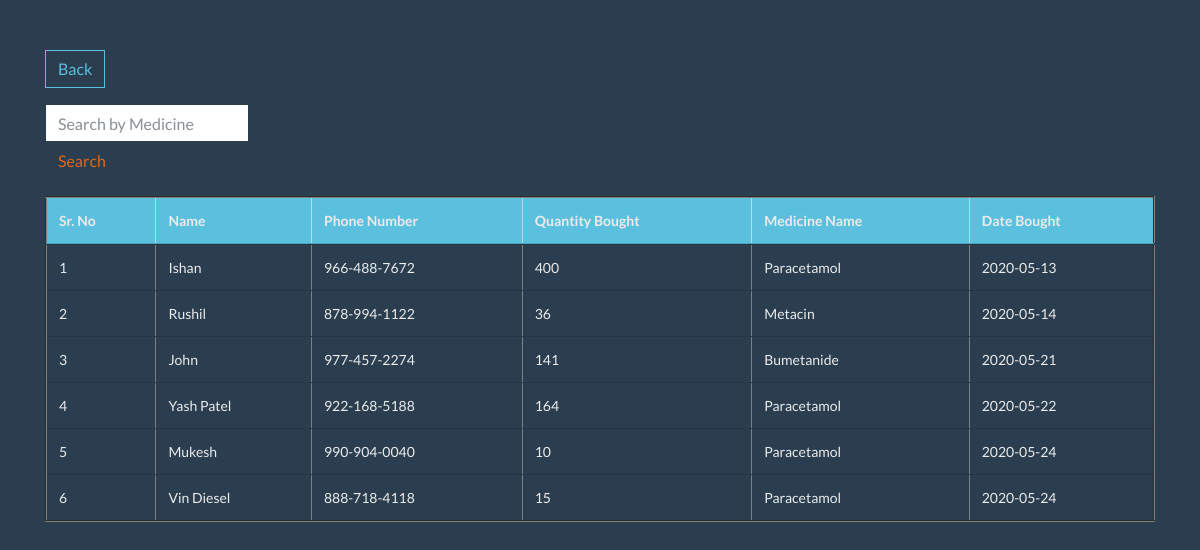
/customer.php (signed in), run on the app's committed database.
### tables this page shows
CREATE TABLE `customer` (
  `customer_id` int(11) NOT NULL,
  `p_name` varchar(128) DEFAULT NULL,
  `p_phone_no` varchar(128) DEFAULT NULL,
  `p_quantity` int(11) DEFAULT NULL,
  `p_med_name` varchar(128) DEFAULT NULL,
  `p_date` date DEFAULT NULL
);

### customer.php (the view, shortened to what this page needs)
<?php
require_once "pdo.php";
if (isset($_SESSION['searchtext'])) {
    $searchtext = $_SESSION['searchtext'];
    $stmt = $pdo->query("SELECT * FROM customer WHERE
    p_med_name LIKE '%$searchtext%'
    ");
    $rows = $stmt->fetchAll(PDO::FETCH_ASSOC);
    unset($_SESSION['searchtext']);
} else {
    $stmt = $pdo->query("SELECT * from customer");
    $rows = $stmt->fetchAll(PDO::FETCH_ASSOC);
}
?>
<!DOCTYPE html>
<html>
<head>
    <?php require_once "bootstrap.php"; ?>
</head>
<body>
    <div class="container">
        <p><a href='main.php' class='btn btn-outline-info'>Back</a></p>
        <div class="form-group col-xs-3 w-25 form-inline">
            <form method="POST">
                <input class="form-control" type="text" placeholder="Search by Medicine" id="searchtext" name="searchtext">
                <button type="submit" class="btn btn-link" name="search">Search</button>
            </form>
        </div>
        <?php
        if (true) {
            echo "<table border='2' class='table table-hover' >";
            echo "<thead><tr class='table-info'>";
            echo "<th>Sr. No</th>";
            echo "<th>Name</th>";
            echo "<th>Phone Number</th>";
            echo "<th>Quantity Bought</th>";
            echo "<th>Medicine Name</th>";
            echo "<th>Date Bought</th>";
            echo " </tr></thead>";
            foreach ($rows as $row) {
                echo "<tr><td>";
                echo ($row['customer_id']);
                echo ("</td><td>");
                echo ($row['p_name']);
                echo ("</td><td>");
                echo ($row['p_phone_no']);
                echo ("</td><td>");
                echo ($row['p_quantity']);
                echo ("</td><td>");
                echo ($row['p_med_name']);
                echo ("</td><td>");
                echo ($row['p_date']);
                echo ("</td></tr>\n");
            }
            echo "</table>";
        } else {
            echo 'No rows found';
        }
        ?>
    </div>
</body>
</html>

### css/starter-template.css (style rules this page uses)
body { padding-top: 50px; }

### data on the page
customer: customer_id "1", p_name "Ishan", p_phone_no "966-488-7672", p_quantity "400", p_med_name "Paracetamol", p_date "2020-05-13"
customer: customer_id "2", p_name "Rushil", p_phone_no "878-994-1122", p_quantity "36", p_med_name "Metacin", p_date "2020-05-14"
customer: customer_id "3", p_name "John", p_phone_no "977-457-2274", p_quantity "141", p_med_name "Bumetanide", p_date "2020-05-21"
customer: customer_id "4", p_name "Yash Patel", p_phone_no "922-168-5188", p_quantity "164", p_med_name "Paracetamol", p_date "2020-05-22"
customer: customer_id "5", p_name "Mukesh", p_phone_no "990-904-0040", p_quantity "10", p_med_name "Paracetamol", p_date "2020-05-24"
customer: customer_id "6", p_name "Vin Diesel", p_phone_no "888-718-4118", p_quantity "15", p_med_name "Paracetamol", p_date "2020-05-24"
